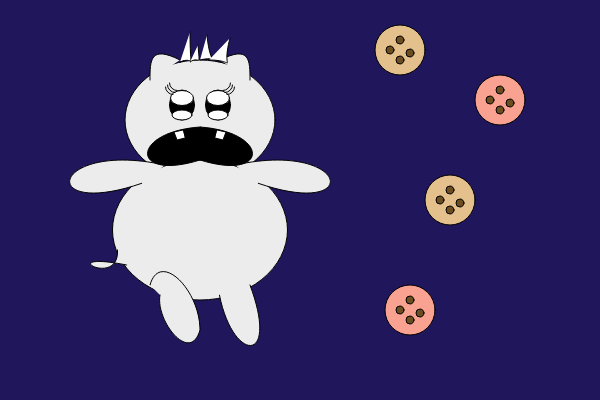
Frame 1 (no input)
Frame 60 (no input): identical to frame 1, image omitted
Frame 120 (the mouse pressed at the canvas centre since frame 60): identical to frame 1, image omitted

The p5.js sketch that drew this single still picture (run headless with seeded random() and noise() and a simulated clock; from frame 60 on, the mouse is pressed at the canvas centre):

// p5.js sketch
// ── sketch.js
var headPosX = 200;
var headPosY = 120;

var bodyPosX = headPosX;
var bodyPosY = headPosY + 110;
var bodyWidth = 175;
var bodyHeight = 140;

var bodyColor = "#ECECEC";
var backgroundColor = "#1F165B";
var chipsColor = "#6B4D20";
var chocolateColor = "#E4C18C";
var strawberryColor = "#F9A291";

var moodHappy = false;
var cookieShow1 = true;
var cookieShow2 = true;
var cookieShow3 = true;
var cookieShow4 = true;

var cookie1X = 400;
var cookie1Y = 50;

var cookie2X = 450;
var cookie2Y = 200;

var cookie3X = 500;
var cookie3Y = 100;

var cookie4X = 410;
var cookie4Y = 310;

function setup() {
  // put setup code here
  createCanvas(600,400);
  background(backgroundColor);
}

function draw() {

  background(backgroundColor);
  //head
  fill (bodyColor);
  ellipse (headPosX,headPosY,150,120);

  //body
  ellipse(bodyPosX,bodyPosY,bodyWidth,bodyHeight);

  //ears
  //noFill();
  beginShape();
  vertex(headPosX - 20, headPosY - 60);
  bezierVertex(headPosX - 50, headPosY - 75, headPosX - 50, headPosY - 60, headPosX - 50, headPosY - 40);
  endShape();

  beginShape();
  vertex(headPosX + 20, headPosY - 60);
  bezierVertex(headPosX + 50, headPosY - 75, headPosX + 50, headPosY - 60, headPosX + 50, headPosY - 40);
  endShape();

  //eyes
  fill ("black");
  ellipse (headPosX - 18,headPosY-15,25,30);
  ellipse (headPosX + 18,headPosY-15,25,30);

  fill ("white");
  ellipse (headPosX - 18,headPosY-22,23,15);
  ellipse (headPosX - 18,headPosY-5,20,10);

  ellipse (headPosX + 18,headPosY-22,23,15);
  ellipse (headPosX + 18,headPosY-5,20,10);

    //eyeslashes
    noFill();
    arc(headPosX - 23,headPosY-37, 15, 15, HALF_PI, PI);
    arc(headPosX - 25,headPosY-35, 15, 15, HALF_PI, PI);
    arc(headPosX - 27,headPosY-33, 15, 15, HALF_PI, PI);

    arc(headPosX + 23,headPosY-37, 15, 15, 0, HALF_PI);
    arc(headPosX + 25,headPosY-35, 15, 15, 0, HALF_PI);
    arc(headPosX + 27,headPosY-33, 15, 15, 0, HALF_PI);

    /*arc(headPosX + 17,headPosY-37, 15, 15, HALF_PI, PI);
    arc(headPosX + 22,headPosY-37, 15, 15, HALF_PI, PI);
    arc(headPosX + 27,headPosY-36, 15, 15, HALF_PI, PI);

    arc(headPosX - 17,headPosY-37, 15, 15, 0, HALF_PI);
    arc(headPosX - 22,headPosY-37, 15, 15, 0, HALF_PI);
    arc(headPosX - 27,headPosY-36, 15, 15, 0, HALF_PI);*/

  //hair
  fill("white");
  beginShape();
  vertex(headPosX - 20, headPosY - 58);
  bezierVertex(headPosX-5,headPosY - 65,headPosX-10,headPosY -45,headPosX-10,headPosY - 88);
  endShape();

  beginShape();
  vertex(headPosX - 10, headPosY - 58);
  bezierVertex(headPosX,headPosY - 65,headPosX,headPosY -50,headPosX-2,headPosY - 75);
  endShape();

  beginShape();
  vertex(headPosX, headPosY - 60);
  bezierVertex(headPosX+20,headPosY - 65,headPosX+10,headPosY -50,headPosX+7,headPosY - 85);
  endShape();

  beginShape();
  vertex(headPosX+9, headPosY - 60);
  bezierVertex(headPosX+40,headPosY - 60,headPosX+20,headPosY -45,headPosX+30,headPosY - 82);
  endShape();

  //arms
  fill (bodyColor);
  beginShape();
  vertex(bodyPosX-(bodyWidth/5), bodyPosY-(bodyHeight/2)+5);
  bezierVertex(bodyPosX-150, bodyPosY-90,bodyPosX-165, bodyPosY-10, bodyPosX-(bodyWidth/3), bodyPosY-(bodyHeight/3));
  endShape();


  beginShape();
  vertex(bodyPosX+(bodyWidth/5), bodyPosY-(bodyHeight/2)+5);
  bezierVertex(bodyPosX+150, bodyPosY-90,bodyPosX+165, bodyPosY-10, bodyPosX+(bodyWidth/3), bodyPosY-(bodyHeight/3));
  endShape();

  //legs
  //right leg
  fill (bodyColor);
  beginShape();
  vertex(bodyPosX+(bodyWidth/9), bodyPosY+ (bodyHeight/2)-5);
  bezierVertex(bodyPosX+33, bodyPosY+133,bodyPosX+80, bodyPosY+135, bodyPosX+(bodyWidth/3.5), bodyPosY+(bodyHeight/2)-15);
  endShape();

  //left leg

  beginShape();
  vertex(bodyPosX-(bodyWidth/3.5), bodyPosY+ (bodyHeight/2)-15);
  bezierVertex(bodyPosX-(bodyWidth/3.5)+10, bodyPosY+(bodyHeight/2)-50,bodyPosX-(bodyWidth/3.5)+50, bodyPosY+60, bodyPosX, bodyPosY+100);
  bezierVertex(bodyPosX-(bodyWidth/3.5)+40, bodyPosY+(bodyHeight/2)+65,bodyPosX-(bodyWidth/3.5)+5, bodyPosY+90, bodyPosX-(bodyWidth/3.5)+10, bodyPosY+65)
  endShape();

  //tale
  beginShape();
  vertex(bodyPosX-(bodyWidth/3)-15, bodyPosY+ (bodyHeight/4));
  bezierVertex(bodyPosX-150, bodyPosY+20,bodyPosX-80, bodyPosY+60, bodyPosX-(bodyWidth/2)+5, bodyPosY+(bodyHeight/4)-15);
  endShape();

// Interactive elements

  //mouth
  fill("black");

  if (moodHappy == true){
    //smile
    beginShape();
    vertex(headPosX, headPosY+20);
    bezierVertex(headPosX -70, headPosY-20, headPosX -70, headPosY + 50, headPosX, headPosY + 55);
    endShape();

    beginShape();
    vertex(headPosX, headPosY+20);
    bezierVertex(headPosX +70, headPosY-20, headPosX +70, headPosY + 50, headPosX, headPosY + 55);
    endShape();

    beginShape();
    vertex(headPosX+20, headPosY+10);
    bezierVertex(headPosX+20, headPosY+17, headPosX-20, headPosY+17, headPosX-20, headPosY+10);
    bezierVertex(headPosX-10, headPosY+40, headPosX+10,headPosY+40 ,headPosX+20, headPosY+10);
    endShape();

    //tooth
    fill("white");
    quad(headPosX+20, headPosY+10, headPosX+23, headPosY+18,headPosX+15,headPosY+21,headPosX+12,headPosY+13);
    quad(headPosX-20, headPosY+10, headPosX-23, headPosY+18,headPosX-15,headPosY+21,headPosX-12,headPosY+13);

    //endSmile

  } else{
    //sad
    beginShape();
    vertex(headPosX, headPosY+7);
    bezierVertex(headPosX -70, headPosY+12, headPosX -70, headPosY + 62, headPosX, headPosY + 40);
    endShape();

    beginShape();
    vertex(headPosX, headPosY+7);
    bezierVertex(headPosX +70, headPosY+12, headPosX +70, headPosY + 62, headPosX, headPosY + 40);
    endShape();

    //tooth
      fill("white");
      quad(headPosX+17, headPosY+10, headPosX+26, headPosY+12,headPosX+23,headPosY+20,headPosX+15,headPosY+18);
      quad(headPosX-17, headPosY+10, headPosX-26, headPosY+12,headPosX-23,headPosY+20,headPosX-15,headPosY+18);

    //endSad
  }

// COOKIES SECTION
 if (cookieShow1 == true){
   fill(chocolateColor);
   ellipse(cookie1X,cookie1Y,50,50);
        // chocolate chips
     fill(chipsColor);
     ellipse(cookie1X-10,cookie1Y,8,8);
     ellipse(cookie1X+10, cookie1Y+3,8,8);
     ellipse(cookie1X, cookie1Y-10,8,8);
     ellipse(cookie1X, cookie1Y+10,8,8);
 }

 if (cookieShow2 == true){
   fill(chocolateColor);
   ellipse(cookie2X,cookie2Y,50,50);
        // chocolate chips
     fill(chipsColor);
     ellipse(cookie2X-10,cookie2Y,8,8);
     ellipse(cookie2X+10, cookie2Y+3,8,8);
     ellipse(cookie2X, cookie2Y-10,8,8);
     ellipse(cookie2X, cookie2Y+10,8,8);
 }

 if (cookieShow3 == true){
   fill(strawberryColor);
    ellipse(cookie3X,cookie3Y,50,50);
        // chocolate chips
     fill(chipsColor);
     ellipse(cookie3X-10,cookie3Y,8,8);
     ellipse(cookie3X+10, cookie3Y+3,8,8);
     ellipse(cookie3X, cookie3Y-10,8,8);
     ellipse(cookie3X, cookie3Y+10,8,8);
 }

 if (cookieShow4 == true){
   fill(strawberryColor);
    ellipse(cookie4X,cookie4Y,50,50);
        // chocolate chips
     fill(chipsColor);
     ellipse(cookie4X-10,cookie4Y,8,8);
     ellipse(cookie4X+10, cookie4Y+3,8,8);
     ellipse(cookie4X, cookie4Y-10,8,8);
     ellipse(cookie4X, cookie4Y+10,8,8);
 }

}


function mousePressed(){

  var cookieDist1 = dist(mouseX, mouseY, cookie1X, cookie1Y);
  var cookieDist2 = dist(mouseX, mouseY, cookie2X, cookie2Y);
  var cookieDist3 = dist(mouseX, mouseY, cookie3X, cookie3Y);
  var cookieDist4 = dist(mouseX, mouseY, cookie4X, cookie4Y);

  console.log("cookie Dist: " + cookieDist1);
  if (cookieDist1 < 25){
    if (cookieShow1 == true){
      cookieShow1 = false;
      if (moodHappy == false){
        moodHappy=true;
      }
    }
  }

  if (cookieDist2 < 25){
    if (cookieShow2 == true){
        cookieShow2 = false;
        if (moodHappy == false){
          moodHappy=true;
        }
      }
  }

  if (cookieDist3 < 25){
    if (cookieShow3 == true){
        cookieShow3 = false;
        if (moodHappy == true){
          moodHappy=false;
        }
      }
  }

  if (cookieDist4 < 25){
    if (cookieShow4 == true){
        cookieShow4 = false;
        if (moodHappy == true){
          moodHappy=false;
        }
      }
  }

}
